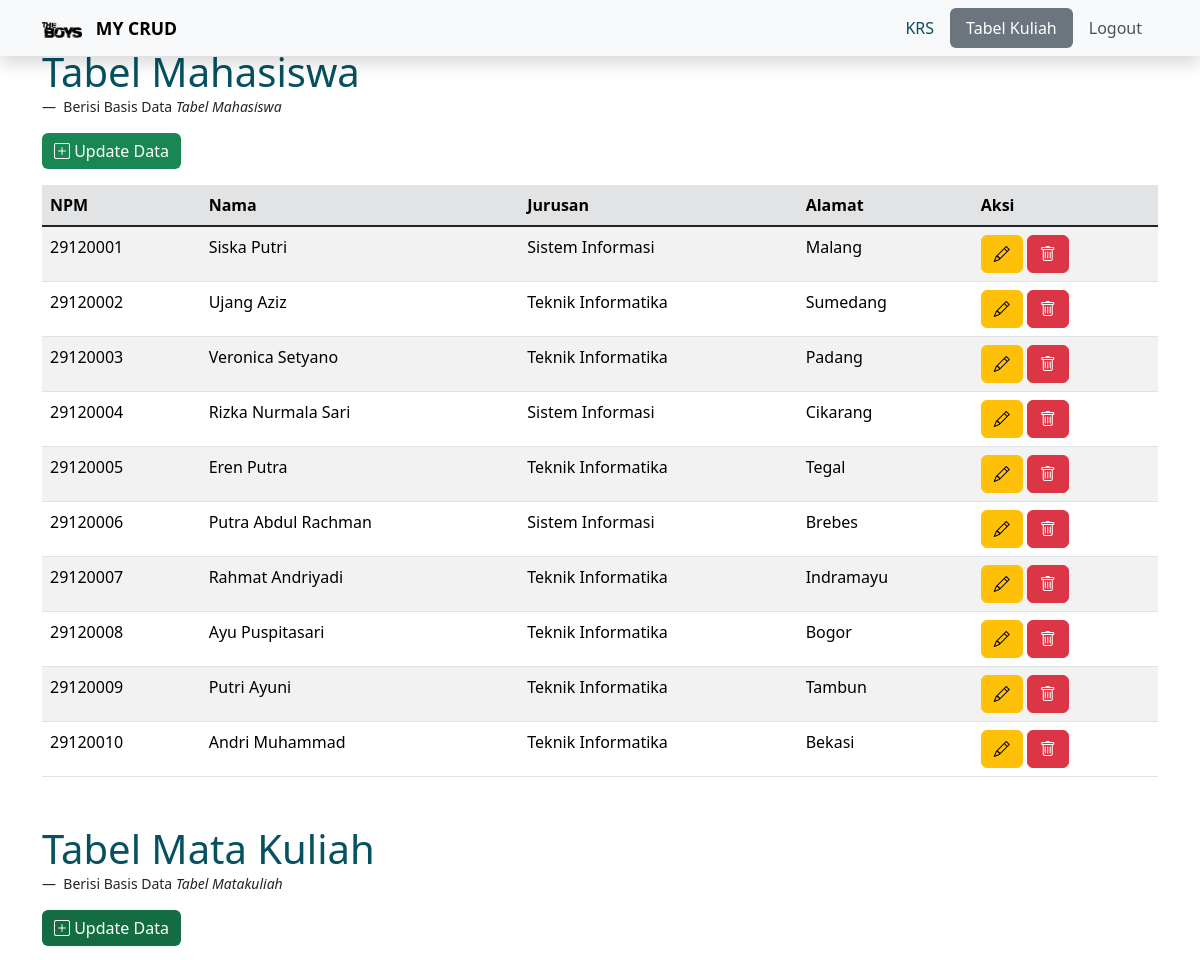
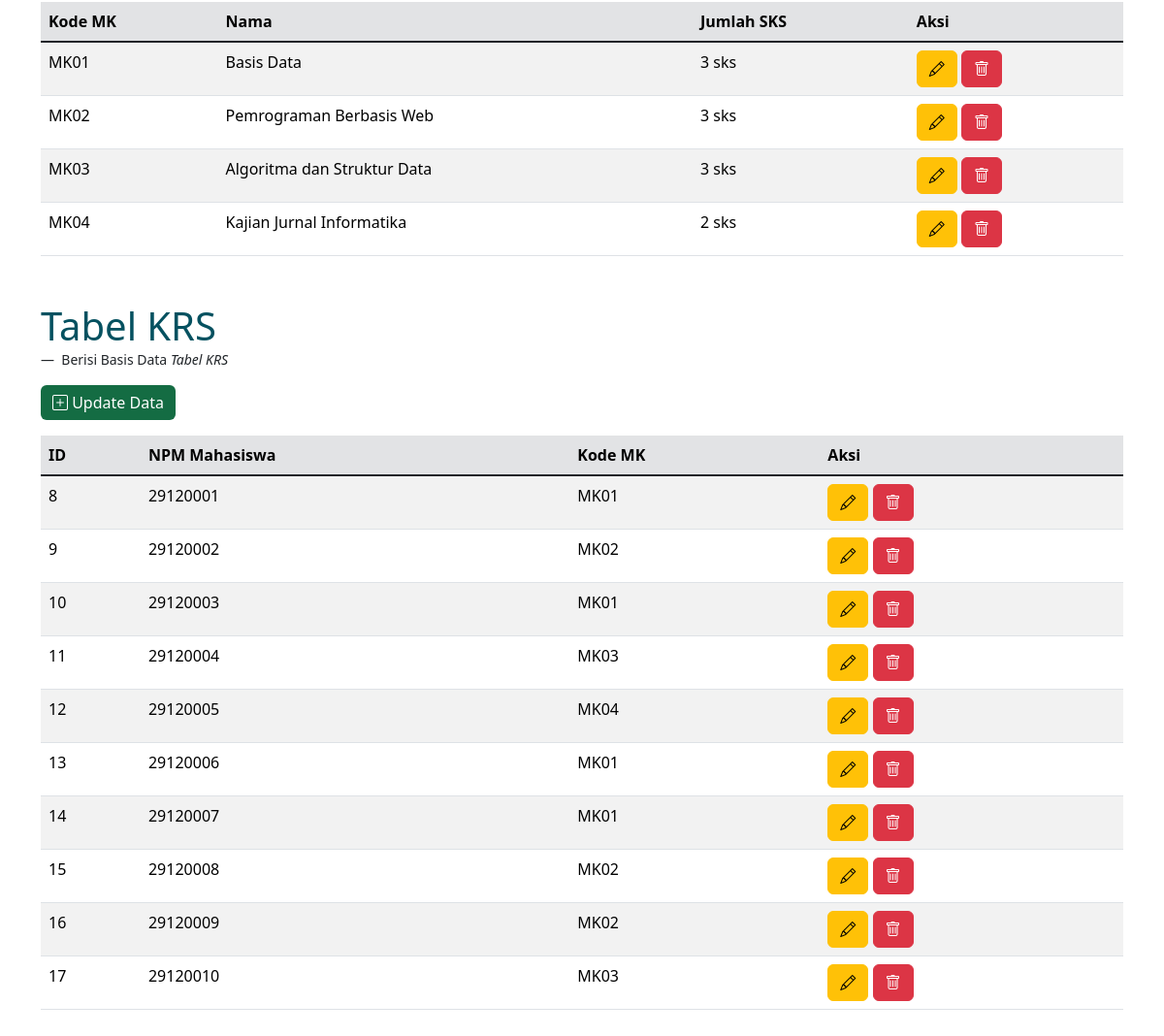
Screenshot of / (signed in) with the database file from the repository (2 pictures, top to bottom).
### tables this page shows
CREATE TABLE `mahasiswa` (
  `npm` char(13) NOT NULL,
  `nama` varchar(50) NOT NULL,
  `jurusan` enum('Teknik Informatika','Sistem Informasi') NOT NULL,
  `alamat` text NOT NULL
);

CREATE TABLE `matakuliah` (
  `kodemk` char(6) NOT NULL,
  `nama` varchar(50) NOT NULL,
  `jumlah_sks` int NOT NULL
);

CREATE TABLE `krs` (
  `id` int NOT NULL,
  `mahasiswa_npm` char(13) NOT NULL,
  `matakuliah_kodemk` char(6) NOT NULL
);

### index.php (the view, shortened to what this page needs)
<?php
include 'koneksi.php';
$query_mahasiswa = "SELECT * FROM mahasiswa";
$sql_mahasiswa = mysqli_query($koneksi, $query_mahasiswa);
$query_matakuliah = "SELECT * FROM matakuliah";
$sql_matakuliah = mysqli_query($koneksi, $query_matakuliah);
$query_krs = "SELECT * FROM krs";
$sql_krs = mysqli_query($koneksi, $query_krs);
?>
<!DOCTYPE html>
<html lang="en" data-bs-theme="white">
<head>
  <link href="https://cdn.jsdelivr.net/npm/bootstrap@5.3.0/dist/css/bootstrap.min.css" rel="stylesheet"
>
  <link rel="stylesheet" href="css/bootstrap.min.css">
  <link rel="stylesheet" href="https://cdn.jsdelivr.net/npm/bootstrap-icons@1.10.5/font/bootstrap-icons.css">
</head>
<body>
  <nav class="navbar bg-body-tertiary mb-5 shadow fixed-top">
    <div class="container">
      <a class="navbar-brand" href="#" style="font-size : 1.1em;">
        <img src="img/LogoTBZ.png" alt="logo" style="width: 2.3em; margin-right: 0.5em;">
        <strong class="mt-5">MY CRUD</strong>
      </a>
      <ul class="nav nav-pills">
        <li class="nav-item">
          <a class="nav-link text-info-emphasis " href="show.php">KRS</a>
        </li>
        <li class="nav-item">
          <a class="nav-link active bg-secondary" aria-current="page" href="#">Tabel Kuliah</a>
        <li class="nav-item">
          <a class="nav-link text-dark-emphasis" href="logout_proccess.php">Logout</a>
        </li>
        </li>
      </ul>
    </div>
  </nav>
  <div class="container mt-4 pt-4">
    <figure class="text-dark">
      <blockquote class="blockquote">
        <h1 class="text-info-emphasis mt-xxl-5">Tabel Mahasiswa</h1>
      </blockquote>
      <figcaption class="blockquote-footer text-dark">
        Berisi Basis Data <cite title="data krs">Tabel Mahasiswa</cite>
      </figcaption>
    </figure>
    <a href="add-mhs.php" class="btn bg-success border-0 text-white active" role="button" aria-pressed="true">
      <i class="bi bi-plus-square"></i>
      Update Data
    </a>
    <table class="table table-hover mt-3 mb-5 table-striped">
      <thead class="table-secondary">
        <tr>
          <th scope="col">NPM</th>
          <th scope="col">Nama</th>
          <th scope="col">Jurusan</th>
          <th scope="col">Alamat</th>
          <th scope="col">Aksi</th>
        </tr>
      </thead>
      <tbody class="table-group-divider">
        <?php
        $data = mysqli_fetch_all($sql_mahasiswa, MYSQLI_ASSOC);
        if ($data) {
          foreach ($data as $result) {
            ?>
            <tr>
              <td><?php echo $result['npm']; ?></td>
              <td><?php echo $result['nama']; ?></td>
              <td><?php echo $result['jurusan']; ?></td>
              <td><?php echo $result['alamat']; ?></td>
              <td>
                <a type="button" class="btn btn-warning" href="add-mhs.php?ubah=<?php echo $result['npm']; ?>"><i
                    class="bi bi-pencil"></i></a>
                <a type="button" class="btn btn-danger" href="load-mhs.php?hapus=<?php echo $result['npm']; ?>"
                  onClick="return confirm('apakah anda yakin ingin menghapus data tersebut?')"> <i
                    class="bi bi-trash"></i></a>
              </td>
            </tr>
            <?php
          }
        } else {
          echo "No data found.";
        }
        ?>
      </tbody>
    </table>
  </div>
  <div class="container mb-5">
    <figure class="text-info-emphasis">
      <blockquote class="blockquote">
        <h1>Tabel Mata Kuliah</h1>
      </blockquote>
      <figcaption class="blockquote-footer text-dark">
        Berisi Basis Data <cite title="data krs">Tabel Matakuliah</cite>
      </figcaption>
    </figure>
    <a href="add-mk.php" class="btn btn-success border-0 text-white active" role="button" aria-pressed="true">
      <i class="bi bi-plus-square"></i>
      Update Data
    </a>
    <table class="table table-hover mt-3 mb-5 table-striped">
      <thead class="table-secondary">
        <tr>
          <th scope="col">Kode MK</th>
          <th scope="col">Nama</th>
          <th scope="col">Jumlah SKS</th>
          <th scope="col">Aksi</th>
        </tr>
      </thead>
      <tbody class="table-group-divider">
        <?php
        while ($result = mysqli_fetch_assoc($sql_matakuliah)) {
          ?>
          <tr>
            <td>
              <?php echo $result['kodemk']; ?>
            </td>
            <td>
              <?php echo $result['nama']; ?>
            </td>
            <td>
              <?php echo $result['jumlah_sks'] . " sks"; ?>
            </td>
            <td>
              <a type="button" class="btn btn-warning" href="add-mk.php?ubah=<?php echo $result['kodemk']; ?>"><i
                  class="bi bi-pencil"></i></a>
              <a type="button" class="btn btn-danger" href="load-mk.php?hapus=<?php echo $result['kodemk']; ?>"
                onClick="return confirm('apakah anda yakin ingin menghapus data tersebut?')"> <i
                  class="bi bi-trash"></i></a>
            </td>
          </tr>
          <?php
        }
        ?>
      </tbody>
    </table>
  </div>
  <div class="container mb-5">
    <figure class="text-info-emphasis">
      <blockquote class="blockquote">
        <h1>Tabel KRS</h1>
      </blockquote>
      <figcaption class="blockquote-footer text-dark">
        Berisi Basis Data <cite title="data krs">Tabel KRS</cite>
      </figcaption>
    </figure>
    <a href="add-krs.php" class="btn btn-success border-0 text-white active" role="button" aria-pressed="true">
      <i class="bi bi-plus-square"></i>
      Update Data
    </a>
    <table class="table table-hover mt-3 table-striped">
      <thead class="table-secondary">
        <tr>
          <th scope="col">ID</th>
          <th scope="col">NPM Mahasiswa</th>
          <th scope="col">Kode MK</th>
          <th scope="col">Aksi</th>
        </tr>
      </thead>
      <tbody class="table-group-divider">
        <?php
        while ($result = mysqli_fetch_assoc($sql_krs)) {
          ?>
          <tr>
            <td>
              <?php echo $result['id']; ?>
            </td>
            <td>
              <?php echo $result['mahasiswa_npm']; ?>
            </td>
            <td>
              <?php echo $result['matakuliah_kodemk']; ?>
            </td>
            <td>
              <a type="button" class="btn btn-warning" href="add-krs.php?ubah=<?php echo $result['id']; ?>"><i
                  class="bi bi-pencil"></i> </a>
              <a type="button" class="btn btn-danger" href="load-krs.php?hapus=<?php echo $result['id']; ?>"
                onClick="return confirm('apakah anda yakin ingin menghapus data tersebut?')"> <i class="bi bi-trash"></i>
              </a>
            </td>
          </tr>
          <?php
        }
        ?>
      </tbody>
    </table>
  </div>
</body>
</html>

### rows the page displays
mahasiswa: npm "29120001", nama "Siska Putri", jurusan "Sistem Informasi", alamat "Malang"
mahasiswa: npm "29120002", nama "Ujang Aziz", jurusan "Teknik Informatika", alamat "Sumedang"
mahasiswa: npm "29120003", nama "Veronica Setyano", jurusan "Teknik Informatika", alamat "Padang"
mahasiswa: npm "29120004", nama "Rizka Nurmala Sari", jurusan "Sistem Informasi", alamat "Cikarang"
mahasiswa: npm "29120005", nama "Eren Putra", jurusan "Teknik Informatika", alamat "Tegal"
mahasiswa: npm "29120006", nama "Putra Abdul Rachman", jurusan "Sistem Informasi", alamat "Brebes"
mahasiswa: npm "29120007", nama "Rahmat Andriyadi", jurusan "Teknik Informatika", alamat "Indramayu"
mahasiswa: npm "29120008", nama "Ayu Puspitasari", jurusan "Teknik Informatika", alamat "Bogor"
mahasiswa: npm "29120009", nama "Putri Ayuni", jurusan "Teknik Informatika", alamat "Tambun"
mahasiswa: npm "29120010", nama "Andri Muhammad", jurusan "Teknik Informatika", alamat "Bekasi"
matakuliah: kodemk "MK01", nama "Basis Data", jumlah_sks "3"
matakuliah: kodemk "MK02", nama "Pemrograman Berbasis Web", jumlah_sks "3"
matakuliah: kodemk "MK03", nama "Algoritma dan Struktur Data", jumlah_sks "3"
matakuliah: kodemk "MK04", nama "Kajian Jurnal Informatika", jumlah_sks "2"
krs: id "8", mahasiswa_npm "29120001", matakuliah_kodemk "MK01"
krs: id "9", mahasiswa_npm "29120002", matakuliah_kodemk "MK02"
krs: id "10", mahasiswa_npm "29120003", matakuliah_kodemk "MK01"
krs: id "11", mahasiswa_npm "29120004", matakuliah_kodemk "MK03"
krs: id "12", mahasiswa_npm "29120005", matakuliah_kodemk "MK04"
krs: id "13", mahasiswa_npm "29120006", matakuliah_kodemk "MK01"
krs: id "14", mahasiswa_npm "29120007", matakuliah_kodemk "MK01"
krs: id "15", mahasiswa_npm "29120008", matakuliah_kodemk "MK02"
krs: id "16", mahasiswa_npm "29120009", matakuliah_kodemk "MK02"
krs: id "17", mahasiswa_npm "29120010", matakuliah_kodemk "MK03"
